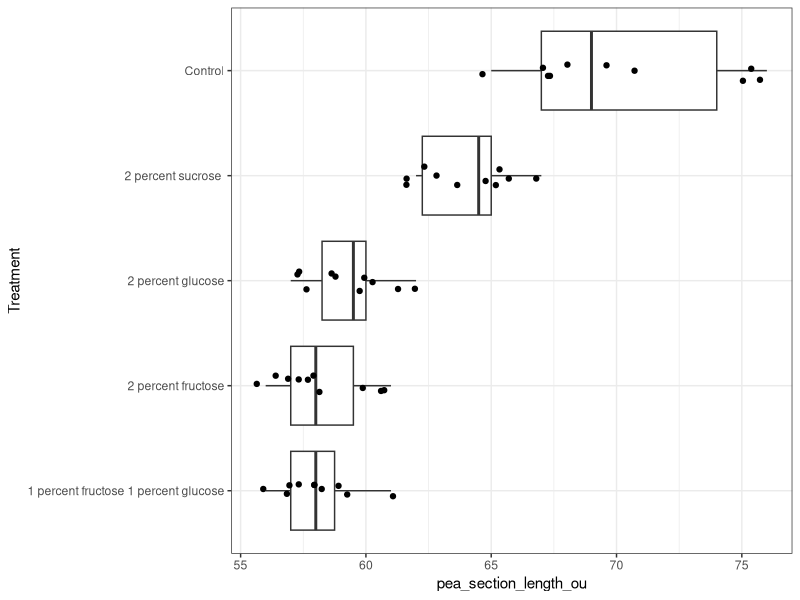
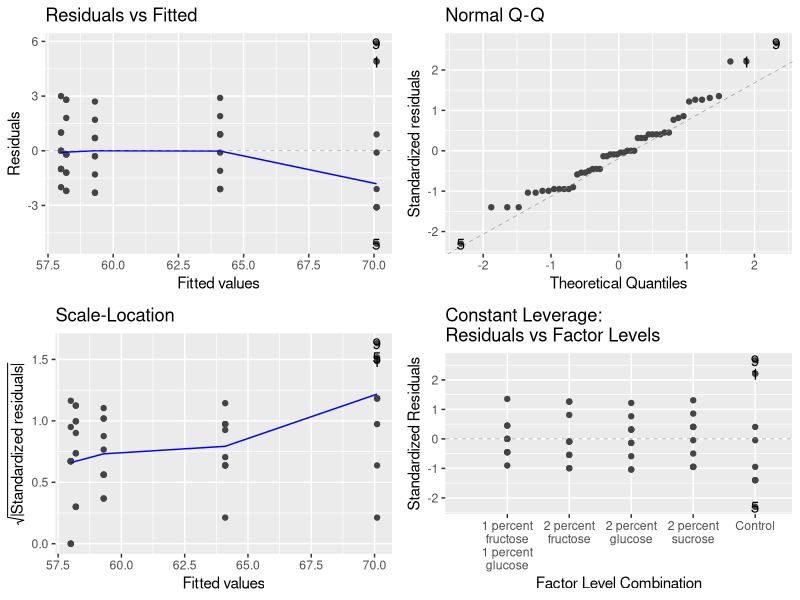

Write R code to recreate these figures, in order.
## ---- chunk 1
rm (list =ls())
library(ggfortify)
library(tidyverse)
library(here)
## ---- chunk 2
peas <- read.csv(here("data", "s_r_pea_sections.csv"))
peas$Treatment<-as.factor(peas$Treatment)
levels(peas$Treatment)


## ---- chunk 3
ggplot(peas, 
  aes(x=Treatment, y=pea_section_length_ou))+
  geom_boxplot()+
  geom_jitter(width=0.1)+ #shows points
  theme_bw()+
  coord_flip()
## ---- chunk 4
model_pea<-lm(pea_section_length_ou ~ Treatment, data=peas)
model_pea
## ---- chunk 5
autoplot(model_pea)
## ---- chunk 6
anova(model_pea)
## ---- chunk 7
summary(model_pea)
## ---- chunk 8
library(multcomp)
phc1<-glht(model_pea, linfct = mcp(Treatment="Tukey")) #mcp = multiple comparisons
summary(phc1)

## ---- chunk 9
cld(phc1)
